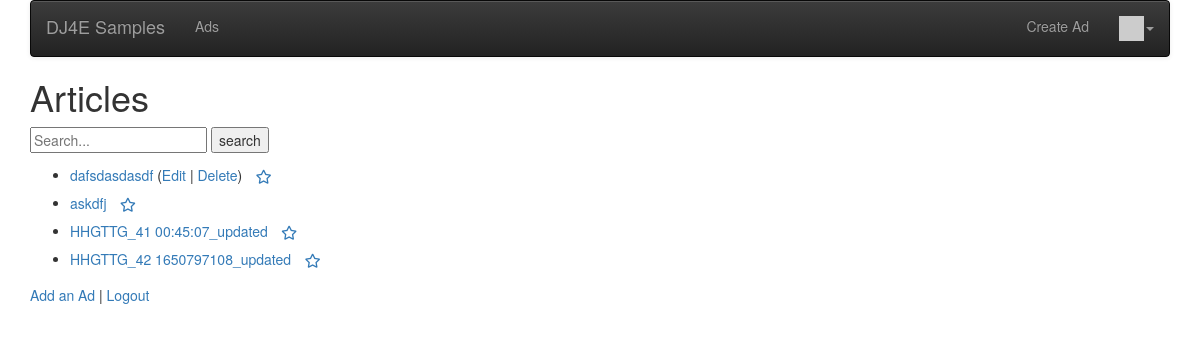
The page /ads/ (signed in) on the database as committed earlier.
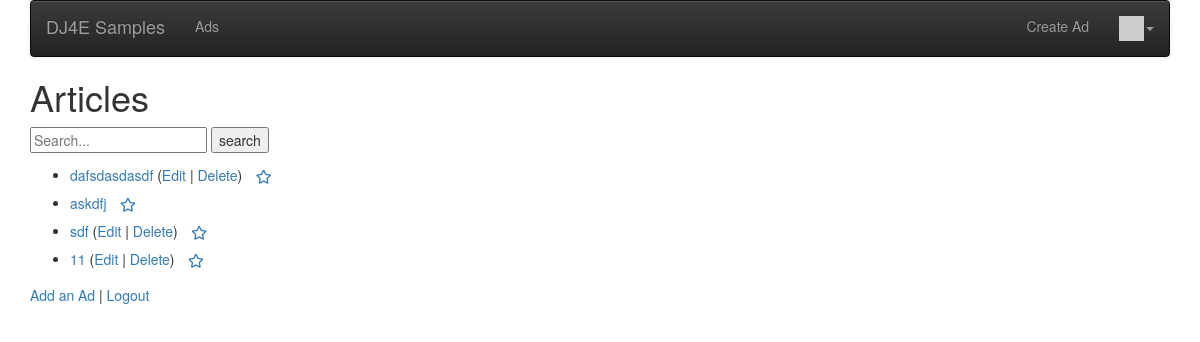
The same page on the database as committed later.
### ads/models.py (models this page shows, shortened)
class Ad(models.Model) :
    tags = TaggableManager()
    favorites = models.ManyToManyField(settings.AUTH_USER_MODEL,
        through='Fav', related_name='favorite_ads')
    owner = models.ForeignKey(settings.AUTH_USER_MODEL, on_delete=models.CASCADE)
    comments = models.ManyToManyField(settings.AUTH_USER_MODEL,
                                      through='Comment', related_name='comments_owned')
    picture = models.BinaryField(null=True, editable=True)
    content_type = models.CharField(max_length=256, null=True, help_text='The MIMEType of the file')
    title = models.CharField(
            max_length=200,
            validators=[MinLengthValidator(2, "Title must be greater than 2 characters")]
    )
    price = models.DecimalField(max_digits=7, decimal_places=2, null=True)
    text = models.TextField()
    owner = models.ForeignKey(settings.AUTH_USER_MODEL, on_delete=models.CASCADE)
    created_at = models.DateTimeField(auto_now_add=True, null=True)
    updated_at = models.DateTimeField(auto_now=True, null=True)

### ads/views.py (the view)
# urls.py: path('', views.AdListView.as_view(), name='all'),
class AdListView(OwnerListView):
    model = Ad
    template_name = "ads/ad_list.html"
    def get(self, request) :
        try:
            ad = Ad.objects.filter(title__startswith=request.GET['search'])
        except:
            ad = Ad.objects.all()
        favorites = list()
        if request.user.is_authenticated:
            rows = request.user.favorite_ads.values('id')
            favorites = [ row['id'] for row in rows ]
        ctx = {'ad_list' : ad, 'favorites': favorites}
        return render(request, self.template_name, ctx)

### home/context_processors.py (called while the page is built)
def settings(request):
    return {
        'settings': django_settings,
    }

### home/templatetags/app_tags.py (called while the page is built)
@register.filter(name='gravatar')
def gravatar(user, size=35):
    email = str(user.email.strip().lower()).encode('utf-8')
    email_hash = md5(email).hexdigest()
    url = "//www.gravatar.com/avatar/{0}?s={1}&d=identicon&r=PG"
    return url.format(email_hash, size)

### ads/templates/ads/ad_list.html (shortened to what this page needs)
{% extends "ads/base_menu.html" %}
{% block content %}
<h1>Articles</h1>
<form method="get">
    <input type="text" placeholder="Search..." name="search">
    <input type="submit" value="search">
</form>
<p>
{% if ad_list %}
<ul>
  {% for ad in ad_list %}
    <li>
        <a href="{% url 'ads:ad_detail'  ad.id %}">{{ ad.title }}</a>
        {% if ad.owner == user %}
        (<a href="{% url 'ads:ad_update' ad.id %}">Edit</a> |
        <a href="{% url 'ads:ad_delete' ad.id %}">Delete</a>)
        {% endif %}
         {% if user.is_authenticated %}
        <a href="#" onclick=
             "favPost('{% url 'ads:ad_favorite' ad.id %}', {{ ad.id }} );return false;"
            id="unfavorite_star_{{ad.id}}">
        <span class="fa-stack" style="vertical-align: middle;">
        <i class="fa fa-star-o fa-stack-1x"></i>
        </span>
        </a>
        {% endif %}
    </li>
  {% endfor %}
</ul>
{% else %}
  <p>There are no articles in the database.</p>
{% endif %}
</p>
<p>
<a href="{% url 'ads:ad_create' %}">Add an Ad</a> |
{% if user.is_authenticated %}
<a href="{% url 'logout' %}?next={% url 'ads:all' %}">Logout</a>
{% else %}
<a href="{% url 'login' %}?next={% url 'ads:all' %}">Login</a>
{% endif %}
</p>
{% endblock %}

### ads/templates/ads/base_menu.html (shortened to what this page needs)
{% extends "base_bootstrap.html" %}
{% block navbar %}
{% load app_tags %}
<nav class="navbar navbar-default navbar-inverse">
  <div class="container-fluid">
    <div class="navbar-header">
        <a class="navbar-brand" href="/">{{ settings.APP_NAME }}</a>
    </div>
    <ul class="nav navbar-nav">
      {% url 'ads' as ads %}
      <li {% if request.get_full_path == ads %}class="active"{% endif %}>
          <a href="{% url 'ads:all' %}">Ads</a></li>
    </ul>
    <ul class="nav navbar-nav navbar-right">
        {% if user.is_authenticated %}
        <li>
        <a href="{% url 'ads:ad_create' %}">Create Ad</a>
        </li>
        <li class="dropdown">
            <a href="#" data-toggle="dropdown" class="dropdown-toggle">
                <img style="width: 25px;" src="{{ user|gravatar:60 }}"/><b class="caret"></b>
            </a>
        </li>
        {% else %}
        <li>
        <a href="{% url 'login' %}?next={% url 'ads:all' %}">Login</a>
        </li>
        {% endif %}
    </ul>
  </div>
</nav>
{% endblock %}

### home/templates/base_bootstrap.html (shortened to what this page needs)
<!DOCTYPE html>
<html>
<head>
<link rel="stylesheet"
    href="https://maxcdn.bootstrapcdn.com/bootstrap/3.4.0/css/bootstrap.min.css"
>
<link rel="stylesheet"
    href="https://maxcdn.bootstrapcdn.com/bootstrap/3.4.0/css/bootstrap-theme.min.css"
>
<link rel="stylesheet"
    href="https://code.jquery.com/ui/1.12.1/themes/ui-lightness/jquery-ui.css"
>
<link rel="stylesheet" href="https://use.fontawesome.com/releases/v5.8.1/css/all.css">
<link rel="stylesheet" href="https://use.fontawesome.com/releases/v5.8.1/css/v4-shims.css">
</head>
<body>
<div class="container">
{% block navbar %} {% endblock %}
{% block content %}
{% endblock %}
</div>
</body>
</html>

Rows that differ between the two databases and show on the page:
removed Ad: title "HHGTTG_41 00:45:07_updated"
removed Ad: title "HHGTTG_42 1650797108_updated"
added Ad: title "sdf", shows "Edit"
added Ad: title "11", shows "Edit"
